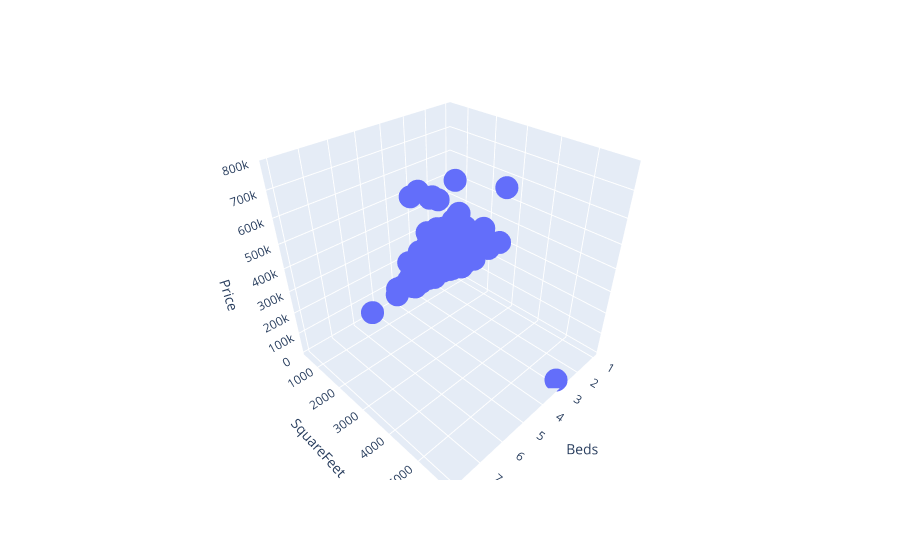

Write notebook code for a chart like this one.
### Code cell
px.scatter_3d(df,x='Beds',y='SquareFeet',z='Price')

### Figure 1 — Plotly figure (JSON) as saved in the notebook; plotly's stock layout.template omitted (floating-point values rounded to 4 significant figures; data arrays with more than 128 entries replaced by an {"elided": "..."} marker saying what was removed)
{"data": [{"hovertemplate": "Beds=%{x}<br>SquareFeet=%{y}<br>Price=%{z}<extra></extra>", "legendgroup": "", "marker": {"color": "#636efa", "symbol": "circle"}, "mode": "markers", "name": "", "scene": "scene", "showlegend": false, "type": "scatter3d", "x": {"elided": "814 int values"}, "y": {"elided": "814 int values"}, "z": {"elided": "814 float values"}}], "layout": {"legend": {"tracegroupgap": 0}, "margin": {"t": 60}, "scene": {"domain": {"x": [0, 1], "y": [0, 1]}, "xaxis": {"title": {"text": "Beds"}}, "yaxis": {"title": {"text": "SquareFeet"}}, "zaxis": {"title": {"text": "Price"}}}}}
